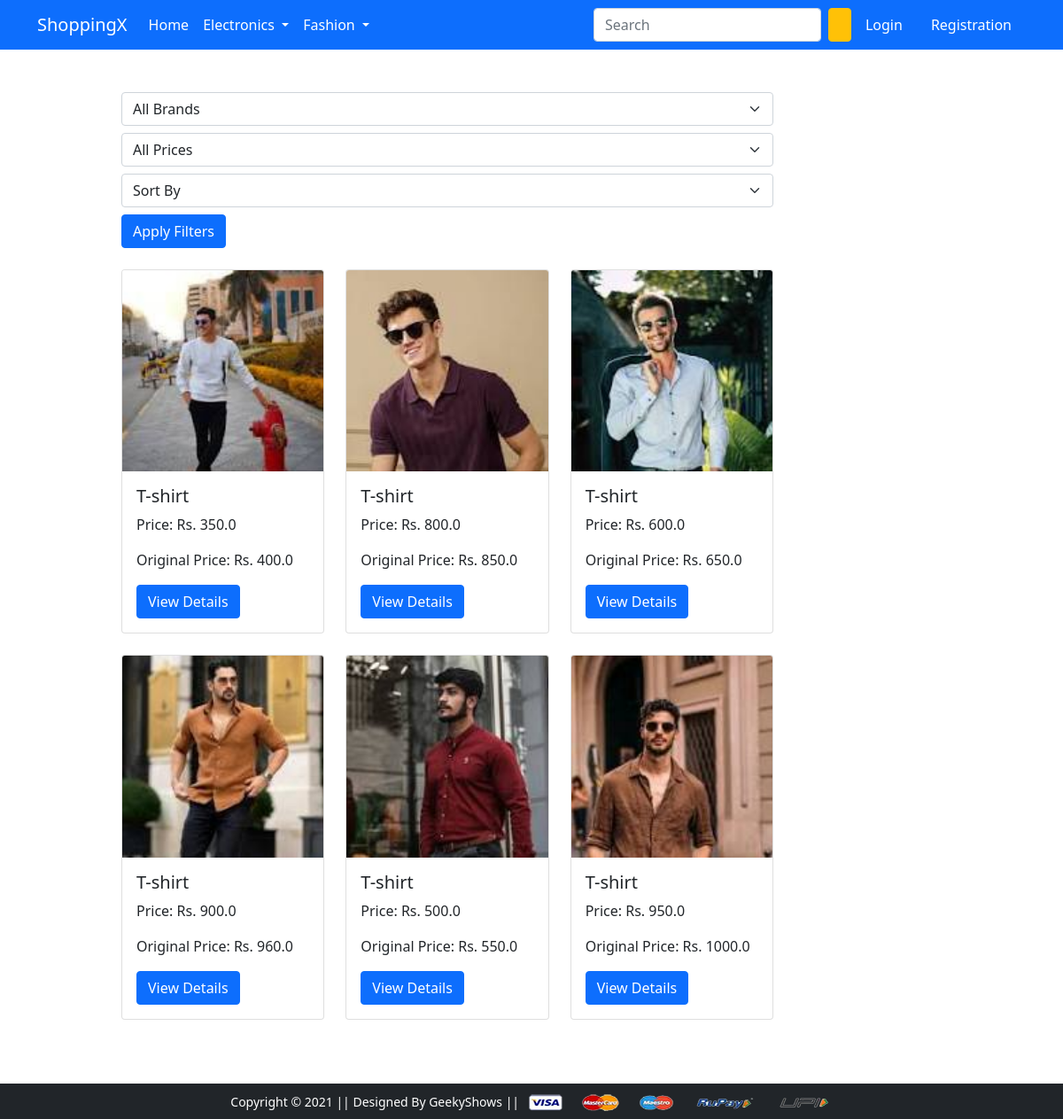
Screenshot of /topwear/ with the database file from the repository.
### app/models.py (models this page shows, shortened)
class Product(models.Model):
    title = models.CharField(max_length=200)
    selling_price = models.FloatField()
    discounted_price = models.FloatField()
    description = models.TextField()
    brand = models.CharField(max_length=100)
    category = models.CharField(choices=CATEGORY_CHOICES,max_length=2)
    product_image = models.ImageField(upload_to='productimg')

### app/views.py (the view, shortened to what this page needs)
# urls.py: path('topwear/', views.topwear, name='topwear'),  # This handles the main topwear view
def topwear(request, data=None):
    brand_filter = request.GET.get('brand')
    price_filter = request.GET.get('price')
    sort_option = request.GET.get('sort')
    topwear_items = Product.objects.filter(category='TW')  # Assuming 'TW' is the correct category code
    if brand_filter:
        topwear_items = topwear_items.filter(brand=brand_filter)
    if sort_option == 'alphabetical':
        topwear_items = topwear_items.order_by('title')
    elif sort_option == 'price_low_to_high':
        topwear_items = topwear_items.order_by('discounted_price')
    elif sort_option == 'price_high_to_low':
        topwear_items = topwear_items.order_by('-discounted_price')
    return render(request, 'app/topwear.html', {'topwears': topwear_items})

### app/templates/app/topwear.html (shortened to what this page needs)
{% extends 'app/base.html' %}
{% load static %}
{% block main-content %}
<div class="container my-5">
    <div class="row">
        <div class="col-sm-8 offset-sm-1">
            <form method="GET" action="{% url 'topwear' %}" class="mb-4">
                <select name="brand" class="form-select">
                    <option value="">All Brands</option>
                </select>
                <select name="price" class="form-select my-2">
                    <option value="">All Prices</option>
                </select>
                <select name="sort" class="form-select my-2">
                    <option value="">Sort By</option>
                </select>
                <button type="submit" class="btn btn-primary">Apply Filters</button>
            </form>
            <div class="row">
                {% for product in topwears %}
                <div class="col-md-4 mb-4">
                    <div class="card">
                        <img src="{{ product.product_image.url }}" class="card-img-top" alt="{{ product.title }}">
                        <div class="card-body">
                            <h5 class="card-title">{{ product.title }}</h5>
                            <p class="card-text">Price: Rs. {{ product.discounted_price }}</p>
                            <p class="card-text">Original Price: Rs. {{ product.selling_price }}</p>
                            <a href="{% url 'product-detail' product.id %}" class="btn btn-primary">View Details</a>
                        </div>
                    </div>
                </div>
                {% empty %}
                <div class="col-12">
                    <p>No related products found.</p>
                </div>
                {% endfor %}
            </div>
        </div>
    </div>
</div>
{% endblock %}

### rows the page displays
Product: product_image (picture), title "T-shirt", discounted_price "350.0", selling_price "400.0"
Product: product_image (picture), title "T-shirt", discounted_price "800.0", selling_price "850.0"
Product: product_image (picture), title "T-shirt", discounted_price "600.0", selling_price "650.0"
Product: product_image (picture), title "T-shirt", discounted_price "900.0", selling_price "960.0"
Product: product_image (picture), title "T-shirt", discounted_price "500.0", selling_price "550.0"
Product: product_image (picture), title "T-shirt", discounted_price "950.0", selling_price "1000.0"
